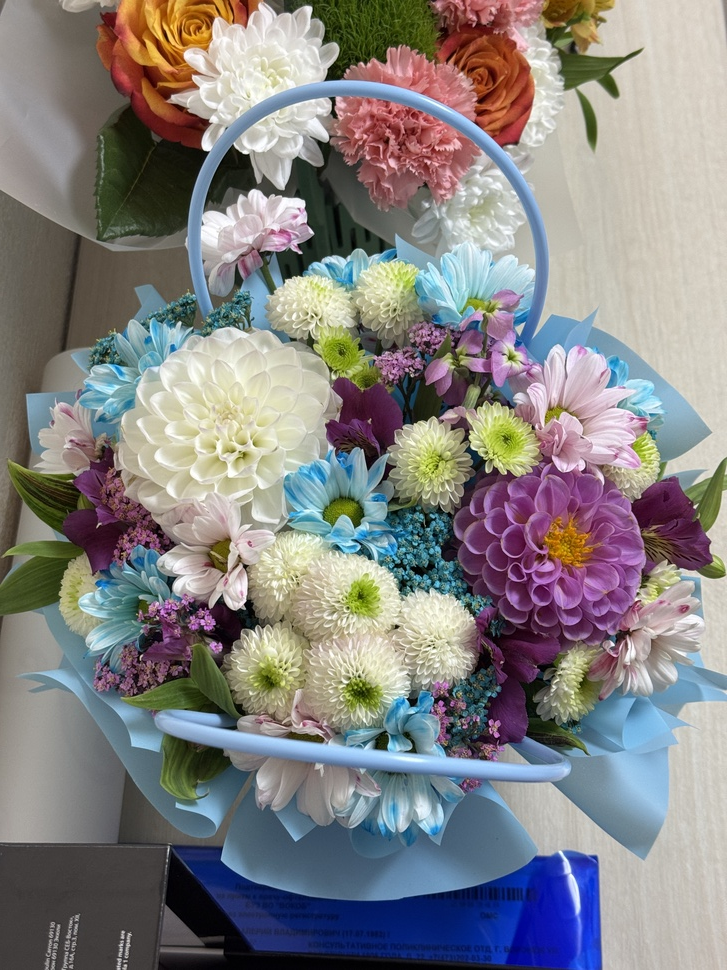
#> input picture ex15/15.JPG, 727 x 970 px, shrunk from 3024 x 4032 before the run, found by its file name
$ python 15.py
#> lines starting #> are read from the running program, lines starting #| are printed output that depends on the picture
import cv2 as cv
import numpy as np


image = cv.imread('15.jpg')
#> image is the input picture: shape (970, 727, 3); mean B, G, R 130.3, 130.1, 132.3
gray = cv.cvtColor(image, cv.COLOR_BGR2GRAY)
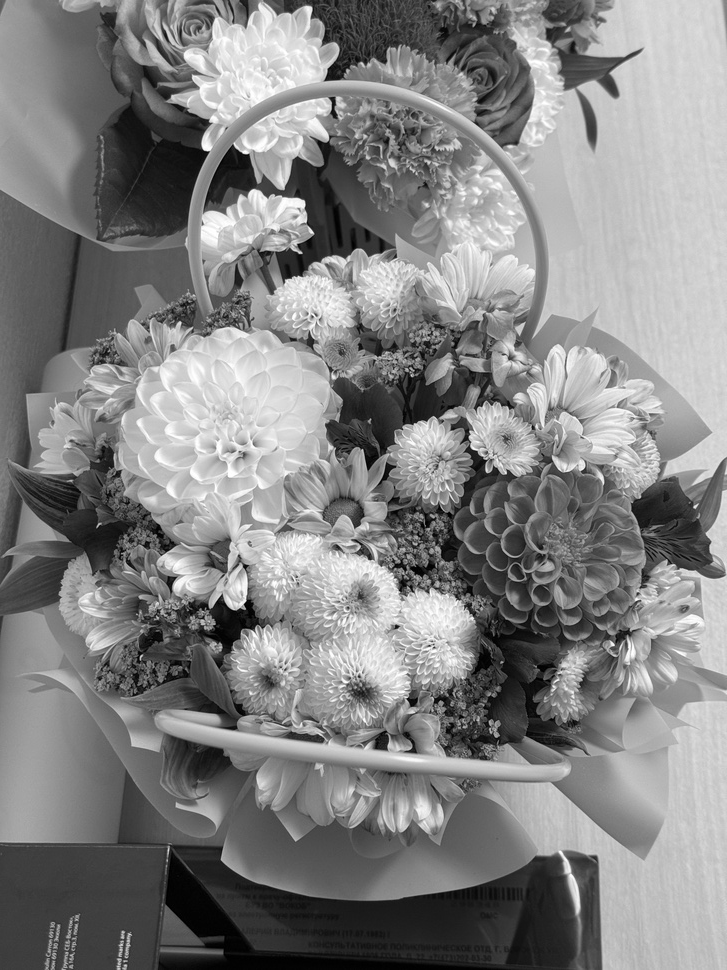
#> gray: shape (970, 727); min 0, max 255, mean 130.8

# Ядро для выделения линий под углом 60°
kernel = np.array([
    [-1, -1,  0,  1,  1],
    [-1, -1,  0,  1,  1],
    [-1, -1,  0,  1,  1],
    [-1, -1,  0,  1,  1],
    [-1, -1,  0,  1,  1]], dtype=np.float32)

filtered = cv.filter2D(gray, ddepth=-1, kernel=kernel)
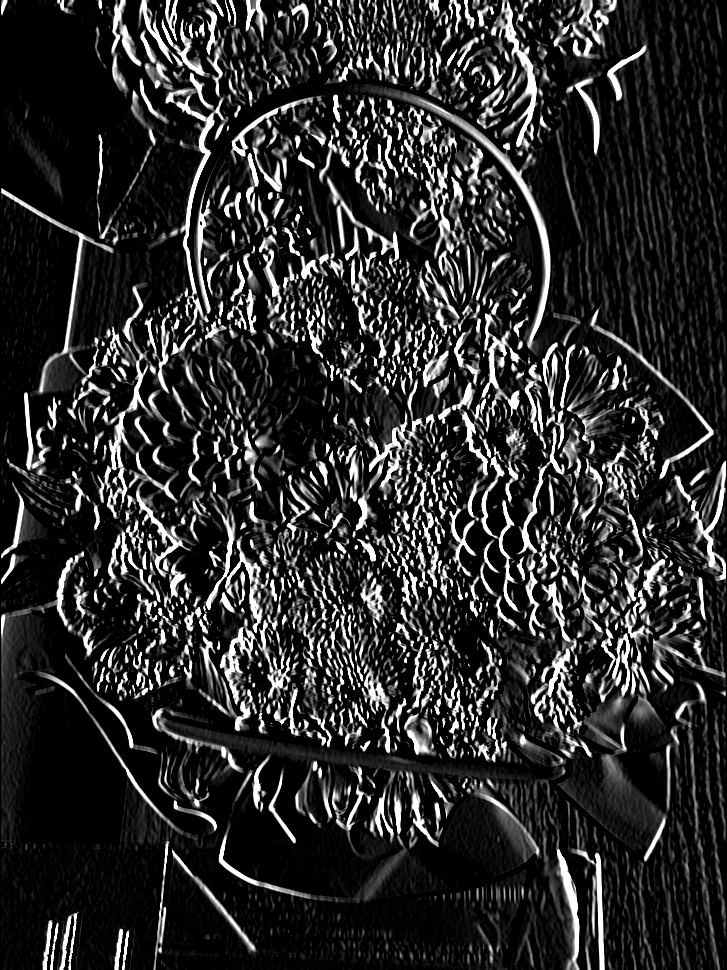
#> filtered: shape (970, 727); min 0, max 255, mean 43.7

cv.imshow("Original", image)
cv.imshow("Lines at 60 degrees", filtered)

cv.waitKey(0)
cv.destroyAllWindows()
